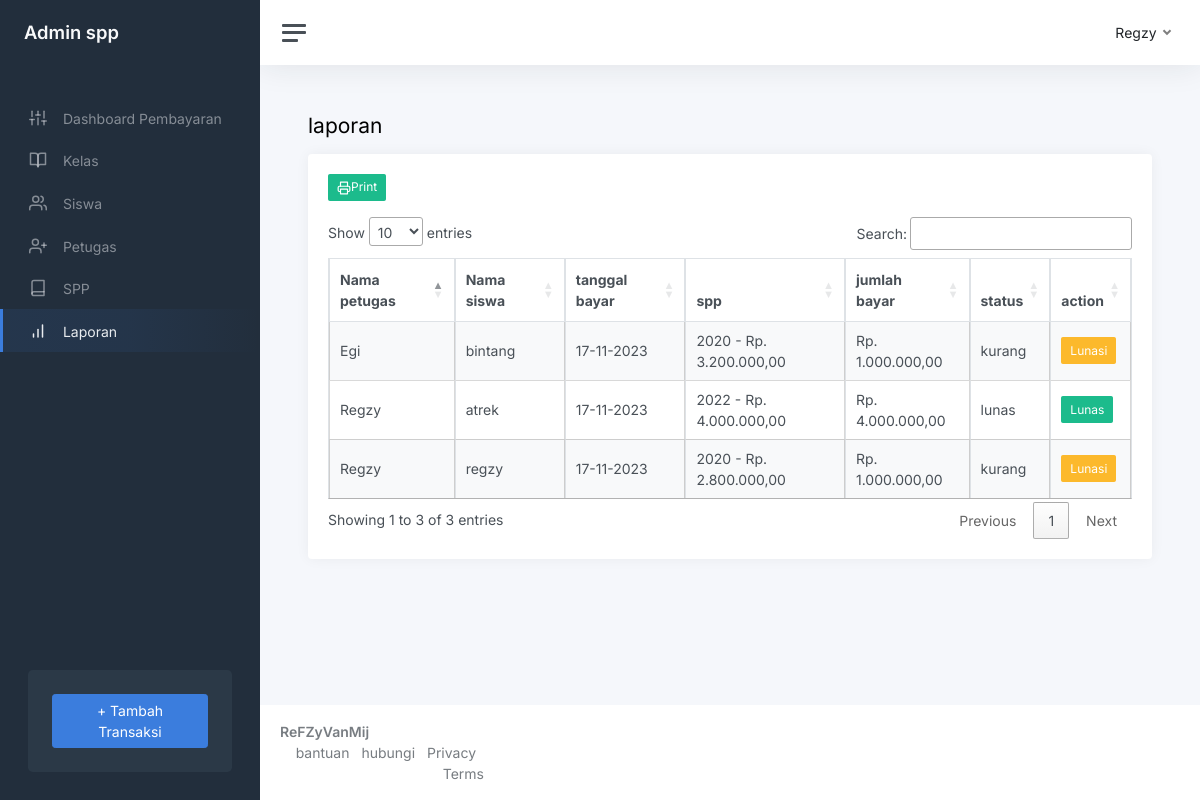
/index.php?page=laporan (signed in), run on the app's committed database.
### tables this page shows
CREATE TABLE `pembayaran` (
  `id_pembayaran` int(11) NOT NULL,
  `id_petugas` int(11) NOT NULL,
  `nisn` char(11) NOT NULL,
  `tgl_bayar` date NOT NULL,
  `id_spp` int(11) NOT NULL,
  `jumlah_bayar` int(11) NOT NULL
);

CREATE TABLE `petugas` (
  `id_petugas` int(11) NOT NULL,
  `username` varchar(25) NOT NULL,
  `password` varchar(32) NOT NULL,
  `nama_petugas` varchar(35) NOT NULL,
  `level` enum('admin','petugas') NOT NULL
);

CREATE TABLE `siswa` (
  `nisn` char(10) NOT NULL,
  `nis` char(8) NOT NULL,
  `nama` varchar(35) NOT NULL,
  `id_kelas` int(11) NOT NULL,
  `alamat` text NOT NULL,
  `no_telp` varchar(13) NOT NULL,
  `password` varchar(32) NOT NULL
);

CREATE TABLE `spp` (
  `id_spp` int(11) NOT NULL,
  `tahun` int(11) NOT NULL,
  `nominal` int(11) NOT NULL
);

### index.php (the view, shortened to what this page needs)
<!DOCTYPE html>
<html lang="en">
<head>
	<link rel="stylesheet" href="https://cdnjs.cloudflare.com/ajax/libs/twitter-bootstrap/4.5.2/css/bootstrap.min.css" />
		<?php
		$page = isset($_GET['page']) ? $_GET['page'] : '';
		?>
	<link rel="stylesheet" href="//cdn.datatables.net/1.13.6/css/jquery.dataTables.min.css">
	<link href="css/app.css" rel="stylesheet">
</head>
<body>
	<div class="wrapper">
		<nav id="sidebar" class="sidebar js-sidebar">
			<div class="sidebar-content js-simplebar">
				<a class="sidebar-brand" href="index.html">
					<span class="align-middle">Admin spp</span>
				</a>
				<?php
				if (!empty($_SESSION['petugas']['level']) && !empty($_SESSION['petugas']['level'] == 'admin')) {
				?>
					<ul class="sidebar-nav">
						<li class="sidebar-header"></li>
						<li class="sidebar-item
					<?php
					if (empty($_GET['page'])) {
						echo 'active';
					}
					?>
					">
							<a class="sidebar-link" href="index.php">
								<i class="align-middle" data-feather="sliders"></i> <span class="align-middle">Dashboard Pembayaran</span>
							</a>
						</li>
						<li class="sidebar-item
					<?php
					if ($page == 'kelas' || $page == 'tambah-kelas' || $page == 'edit-kelas') {
						echo 'active';
					}
					?>
					">
							<a class="sidebar-link" href="?page=kelas">
								<i class="align-middle" data-feather="book-open"></i> <span class="align-middle">Kelas</span>
							</a>
						</li>
						<li class="sidebar-item
					<?php
					if ($page == 'siswa' || $page == 'tambah-siswa' || $page == 'edit-siswa') {
						echo 'active';
					}
					?>
					">
							<a class="sidebar-link" href="?page=siswa">
								<i class="align-middle" data-feather="users"></i> <span class="align-middle">Siswa</span>
							</a>
						</li>
						<li class="sidebar-item
					<?php
					if ($page == 'petugas'  || $page == 'tambah-petugas' || $page == 'edit-petugas') {
						echo 'active';
					}
					?>
					">
							<a class="sidebar-link" href="?page=petugas">
								<i class="align-middle" data-feather="user-plus"></i> <span class="align-middle">Petugas</span>
							</a>
						</li>
						<li class="sidebar-item
					<?php
					if ($page == 'spp'  || $page == 'tambah-spp' || $page == 'edit-spp') {
						echo 'active';
					}
					?>
					">
							<a class="sidebar-link" href="?page=spp">
								<i class="align-middle" data-feather="book"></i> <span class="align-middle">SPP</span>
							</a>
						</li>
						<li class="sidebar-item
					<?php
					if ($page == 'laporan') {
						echo 'active';
					}
					?>
					">
							<a class="sidebar-link" href="?page=laporan">
								<i class="align-middle" data-feather="bar-chart"></i> <span class="align-middle">Laporan</span>
							</a>
						</li>
					</ul>
					<div class="sidebar-cta">
						<div class="sidebar-cta-content">
							<div class="d-grid">
								<button class="btn btn-primary" data-bs-toggle="modal" data-bs-target="#tambahpembayaran">+ Tambah Transaksi</button>
							</div>
						</div>
					</div>
					<?php
				}
					?>
			</div>
		</nav>
		<div class="main">
			<nav class="navbar navbar-expand navbar-light navbar-bg">
				<a class="sidebar-toggle js-sidebar-toggle">
					<i class="hamburger align-self-center"></i>
				</a>
				<div class="navbar-collapse collapse">
					<ul class="navbar-nav navbar-align">
						<li class="nav-item dropdown">
							<a class="nav-link dropdown-toggle d-none d-sm-inline-block" href="#" data-bs-toggle="dropdown">
								<span class="text-dark">
									<?php
									if (!empty($_SESSION['petugas']['level'])) {
										echo $_SESSION['petugas']['nama_petugas'];
									} else {
										echo $_SESSION['petugas']['nama'];
									}
									?>
								</span>
							</a>
						</li>
					</ul>
				</div>
			</nav>
			<main class="content">
				<div class="container-fluid p-0">
					<?php
					$page = isset($_GET['page']) ? $_GET['page'] : 'dashboard';
					include $page . '.php';
					?>
				</div>
			</main>
			<footer class="footer">
				<div class="container-fluid">
					<div class="row text-muted">
						<div class="col-6 text-start">
							<p class="mb-0">
								<a class="text-muted" href="https://www.instagram.com/refzyvanmij/" target="_blank"><strong>ReFZyVanMij</strong></a>
							<div class="col-6 text-end">
								<ul class="list-inline">
									<li class="list-inline-item">
										<a class="text-muted" href="https://www.google.com/" target="_blank">bantuan</a>
									</li>
									<li class="list-inline-item">
										<a class="text-muted" href="https://www.instagram.com/jokowi/?hl=en" target="_blank">hubungi</a>
									</li>
									<li class="list-inline-item">
										<a class="text-muted" href="https://www.instagram.com/jadihacker.id/?hl=en" target="_blank">Privacy</a>
									</li>
									<li class="list-inline-item">
										<a class="text-muted" href="https://adminkit.io/" target="_blank">Terms</a>
									</li>
								</ul>
							</div>
						</div>
					</div>
			</footer>
		</div>
	</div>
</body>
</html>

### laporan.php (shortened to what this page needs)
<h1 class="h3 mb-3"><strong></strong>laporan</h1>
<div class="row">
    <div class="col-12">
        <div class="card flex-fill">
            <div class="card-body">
                <?php
                if (!empty($_SESSION['petugas']['level'] == 'admin')) {
                ?>
                    <a href="cetak_pembayaran.php" target="_blank" class="btn btn-success btn-sm mb-3"><i data-feather="printer"></i>Print</a>
                <?php
                }
                ?>
                <table class=" table table-bordered table-striped table-hover cell-border" id="pembayaran">
                    <thead>
                        <tr>
                            <th>Nama petugas</th>
                            <th>Nama siswa</th>
                            <th>tanggal bayar</th>
                            <th>spp</th>
                            <th>jumlah bayar</th>
                            <th>status</th>
                            <th>action</th>
                        </tr>
                    </thead>
                    <tbody>
                        <?php
                        $query = mysqli_query($koneksi, "SELECT * FROM pembayaran INNER JOIN petugas ON pembayaran.id_petugas=petugas.id_petugas INNER JOIN siswa ON pembayaran.nisn=siswa.nisn INNER JOIN spp ON pembayaran.id_spp=spp.id_spp ");
                        while ($data = mysqli_fetch_array($query)) {
                        ?>
                            <tr>
                                <td><?php echo $data['nama_petugas'] ?></td>
                                <td><?php echo $data['nama'] ?></td>
                                <td><?php echo date('d-m-Y', strtotime($data['tgl_bayar'])) ?></td>
                                <td><?php echo $data['tahun'] ?> - Rp. <?php echo number_format($data['nominal'], 2, ',', '.') ?></td>
                                <td>Rp. <?php echo number_format($data['jumlah_bayar'], 2, ',', '.') ?></td>
                                <td>
                                    <?php
                                    if ($data['jumlah_bayar'] < $data['nominal']) {
                                        echo 'kurang';
                                    } else {
                                        echo 'lunas';
                                    }
                                    ?>
                                </td>
                                <td>
                                    <?php
                                    if ($data['nominal'] == $data['jumlah_bayar']) {
                                    ?>
                                        <button type="button" class="btn btn-success btn-sm">
                                            Lunas
                                        </button>
                                    <?php
                                    } else {
                                    ?>
                                        <button type="button" class="btn btn-warning btn-sm" data-bs-toggle="modal" data-bs-target="#editpembayaran<?php echo $data['id_pembayaran'] ?>">
                                            Lunasi
                                        </button>
                                    <?php
                                    }
                                    ?>
                                </td>
                            </tr>
                        <?php
                        }
                        ?>
                    </tbody>
                </table>
            </div>
        </div>
    </div>
</div>

### data on the page
pembayaran: id_petugas.nama_petugas "Regzy", nisn.nama "atrek", tgl_bayar "17-11-2023", id_spp.tahun "2022", id_spp.nominal "4.000.000,00", jumlah_bayar "4.000.000,00", shows "lunas", shows "Lunas"
pembayaran: id_petugas.nama_petugas "Regzy", nisn.nama "regzy", tgl_bayar "17-11-2023", id_spp.tahun "2020", id_spp.nominal "2.800.000,00", jumlah_bayar "1.000.000,00", shows "kurang"
pembayaran: id_petugas.nama_petugas "Egi", nisn.nama "bintang", tgl_bayar "17-11-2023", id_spp.tahun "2020", id_spp.nominal "3.200.000,00", jumlah_bayar "1.000.000,00", shows "kurang"

### other printed values
$_SESSION['petugas']['nama_petugas'] "Regzy"
